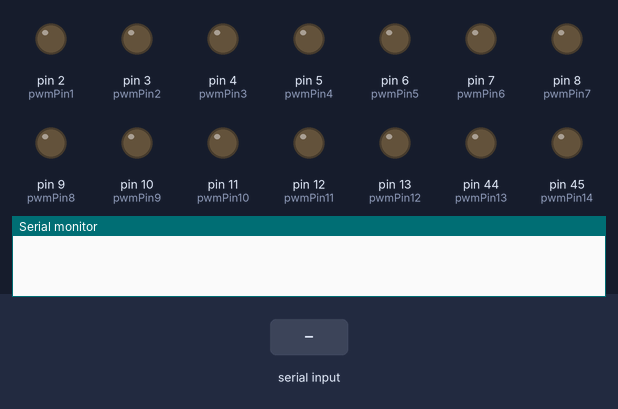
The sketch below on a simulated Arduino Mega 2560, built with avr-gcc and run on an emulated ATmega2560. Shown: output pins drawn as LEDs (lit = HIGH), the last lines printed to the serial monitor. Inputs (shaded band) come from the test bench.

Above: at 1.2 s.
1.3 s: "a90\n" received over Serial
At 2.5 s:
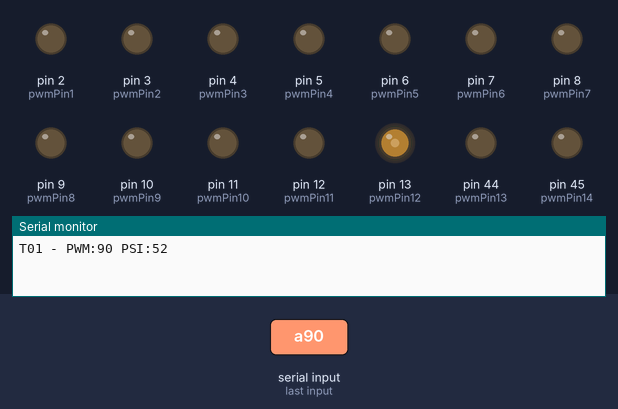
2.8 s: "a,45\n" received over Serial
At 3.9 s:
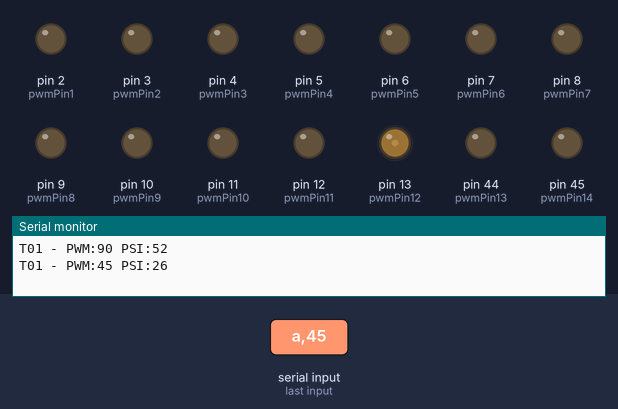
4.3 s: "b90\n" received over Serial
At 5.0 s:
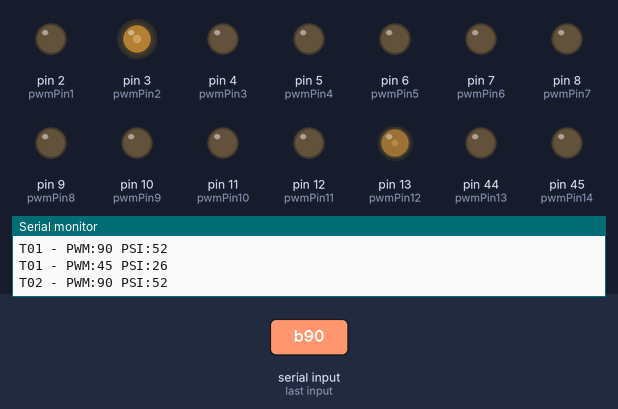
5.8 s: "b,45\n" received over Serial
At 6.2 s:
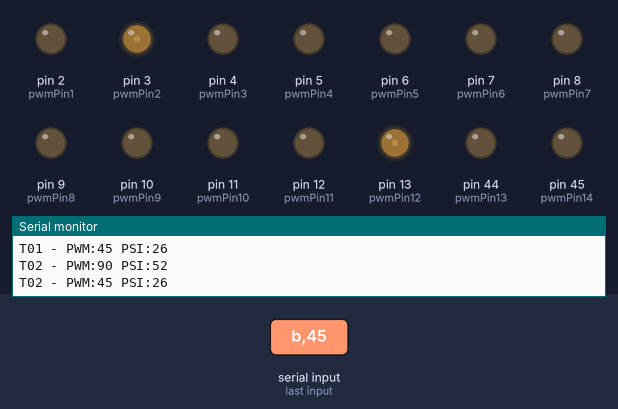
7.3 s: "c90\n" received over Serial
At 8.5 s:
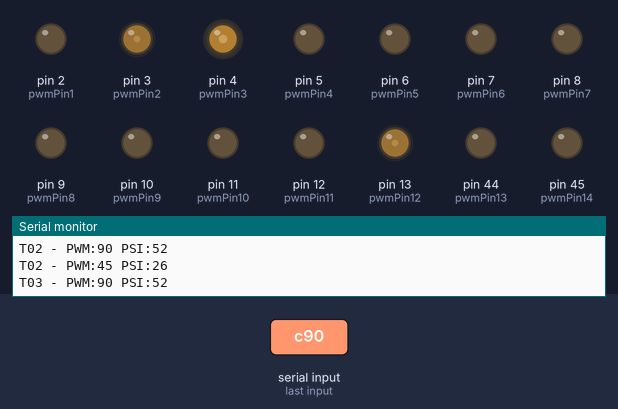
8.8 s: "c,45\n" received over Serial
At 9.6 s:
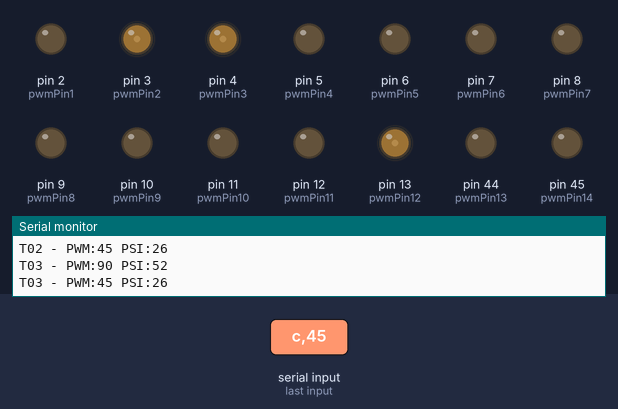
Timing chart, 0 to 11.3 s (numbered marks = the images above; inputs shaded):
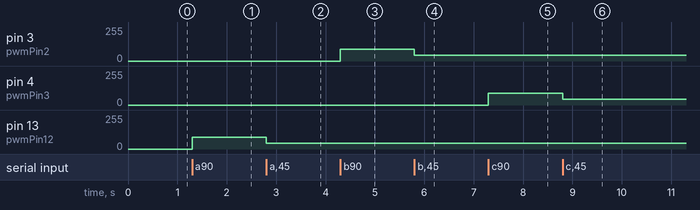

The sketch:

Arduino_SerialGPIO.ino
```cpp
//=======================================================================================================================
// PFF - Pneumatic Force Fixture {Provides serial control of 15 pneumatic transducers via Arduino Mega 2560)
// Author: Ramsey Gill
// Wiki:
// Created: 12/9/2016
// References:
// https://www.arduino.cc/en/Main/ArduinoBoardMega2560
// http://www.arduino.cc/en/Tutorial/SwitchCase2
//
//=======================================================================================================================
//Libraries

//=======================================================================================================================
//Variables and Pin Assignments

//Pin Assignments
//"PWM: 2 to 13 and 44 to 46. Provide 8-bit PWM output with the analogWrite() function. (15 total PWM lines)"
const int pwmPin1 = 2;  //Transducer 1 control pin
const int pwmPin2 = 3;  //Transducer 2 control pin
const int pwmPin3 = 4;  //Transducer 3 control pin
const int pwmPin4 = 5;  //Transducer 4 control pin
const int pwmPin5 = 6;  //Transducer 5 control pin
const int pwmPin6 = 7;  //Transducer 6 control pin
const int pwmPin7 = 8;  //Transducer 7 control pin
const int pwmPin8 = 9;  //Transducer 8 control pin
const int pwmPin9 = 10; //Transducer 9 control pin
const int pwmPin10 = 11; //Transducer 10 control pin
const int pwmPin11 = 12; //Transducer 11 control pin
const int pwmPin12 = 13; //Transducer 12 control pin
const int pwmPin13 = 44; //Transducer 13 control pin
const int pwmPin14 = 45; //Transducer 14 control pin
const int pwmPin15 = 46; //Transducer 15 control pin

//Variables
//-----------------------------------------------------------------------------------------------------------------
int workingPsi = 150; //change this to set systems working pressure.(used to debug approximate PWM to PSI calculations)
//-----------------------------------------------------------------------------------------------------------------

int aPSI; // Variable to store Transducer 1's estimated pressure value in.(debug only)
int bPSI;
int cPSI;
int dPSI;
int ePSI;
int fPSI;
int gPSI;
int hPSI;
int iPSI;
int jPSI;
int kPSI;
int lPSI;
int mPSI;
int nPSI;
int oPSI;

int aPWM = 0; // Variable to store Transducer 1's PWM value in
int bPWM = 0;
int cPWM = 0;
int dPWM = 0;
int ePWM = 0;
int fPWM = 0;
int gPWM = 0;
int hPWM = 0;
int iPWM = 0;
int jPWM = 0;
int kPWM = 0;
int lPWM = 0;
int mPWM = 0;
int nPWM = 0;
int oPWM = 0;

//=======================================================================================================================
//Setup

void setup() {
  // initialize serial communication:
  Serial.begin(115200); //faster than the usual 9600 baud, higher the data rate the better for test systems.

  pinMode (pwmPin1, OUTPUT); //configure PWM pins as outputs
  pinMode (pwmPin2, OUTPUT);
  pinMode (pwmPin3, OUTPUT);
  pinMode (pwmPin4, OUTPUT);
  pinMode (pwmPin5, OUTPUT);
  pinMode (pwmPin6, OUTPUT);
  pinMode (pwmPin7, OUTPUT);
  pinMode (pwmPin8, OUTPUT);
  pinMode (pwmPin9, OUTPUT);
  pinMode (pwmPin10, OUTPUT);
  pinMode (pwmPin11, OUTPUT);
  pinMode (pwmPin12, OUTPUT);
  pinMode (pwmPin13, OUTPUT);
  pinMode (pwmPin14, OUTPUT);
  pinMode (pwmPin15, OUTPUT);

}
//=======================================================================================================================
//Main Loop

void loop() {

  while (Serial.available()) { // checks for a serial connection to control PC
    int inByte = Serial.read(); //

    //Serial.println(inByte); //uncomment for debug

    switch (inByte) {
      case 'a': //Transducer 1
        aPWM = Serial.parseInt();                  //read in next three characters after the switch preamble
        if (aPWM >= 0 && aPWM <= 255) {            //IF statement provides user input validation.
                                                   //set to pwmPin12 to debug (built in LED on Arduino pin 13)
          analogWrite(pwmPin12, aPWM);              //write PWM value to PWM pin, this will drive the transducer 0-5 VDC
          aPSI = map(aPWM, 0, 255, 0, workingPsi); //map the PWM value from 0-255 to 0-workingPsi value.
          //Optional debug messages
          Serial.print("T01 - PWM:");              //print transducer number and PWM to one line in the serial monitor
          Serial.print(aPWM);                      //print transducer PWM value to the same serial monitor line
          Serial.print(" PSI:");                   //print PSI prefix and a space to the same serial monitor line
          Serial.println(aPSI);                    //print PSI value to the same line and finish with a carrige return.
        }
        break;
      case 'b': //Transducer 2
        bPWM = Serial.parseInt();
        if (bPWM >= 0 && bPWM <= 255) {
          analogWrite(pwmPin2, bPWM);
          bPSI = map(bPWM, 0, 255, 0, workingPsi);
          Serial.print("T02 - PWM:");
          Serial.print(bPWM);
          Serial.print(" PSI:");
          Serial.println(bPSI);
        }
        break;
      case 'c': //Transducer 3
        cPWM = Serial.parseInt();
        if (cPWM >= 0 && cPWM <= 255) {
          analogWrite(pwmPin3, cPWM);
          cPSI = map(cPWM, 0, 255, 0, workingPsi);
          Serial.print("T03 - PWM:");
          Serial.print(cPWM);
          Serial.print(" PSI:");
          Serial.println(cPSI);
        }
          break;
        case 'd': //Transducer 4

          break;
        case 'e': //Transducer 5

          break;
        case 'f': //Transducer 6

          break;
        case 'g': //Transducer 7

          break;
        case 'h': //Transducer 8

          break;
        case 'i': //Transducer 9

          break;
        case 'j': //Transducer 10

          break;
        case 'k': //Transducer 11

          break;
        case 'l': //Transducer 12

          break;
        case 'm': //Transducer 13

          break;
        case 'n': //Transducer 14

          break;
        case 'o': //Transducer 15

          break;

          //default: //uncomment to set a default state
          // turn all the tranducers off if invalid command is recieved.
          //for (int thisPin = 2; thisPin < 47; thisPin++) {
          //analogWrite(thisPin, 0);
        }
    }
  }

//=======================================================================================================================
  //Functions

//=======================================================================================================================
```

Measured:
- after the input at 1.3 s, pin 13 (pwmPin12): 0/255 → 90/255 at once
- after the input at 2.8 s, pin 13 (pwmPin12): 90/255 → 45/255 at once
- after the input at 4.3 s, pin 3 (pwmPin2): 0/255 → 90/255 at once
- after the input at 5.8 s, pin 3 (pwmPin2): 90/255 → 45/255 at once
- after the input at 7.3 s, pin 4 (pwmPin3): 0/255 → 90/255 at once
- after the input at 8.8 s, pin 4 (pwmPin3): 90/255 → 45/255 at once
